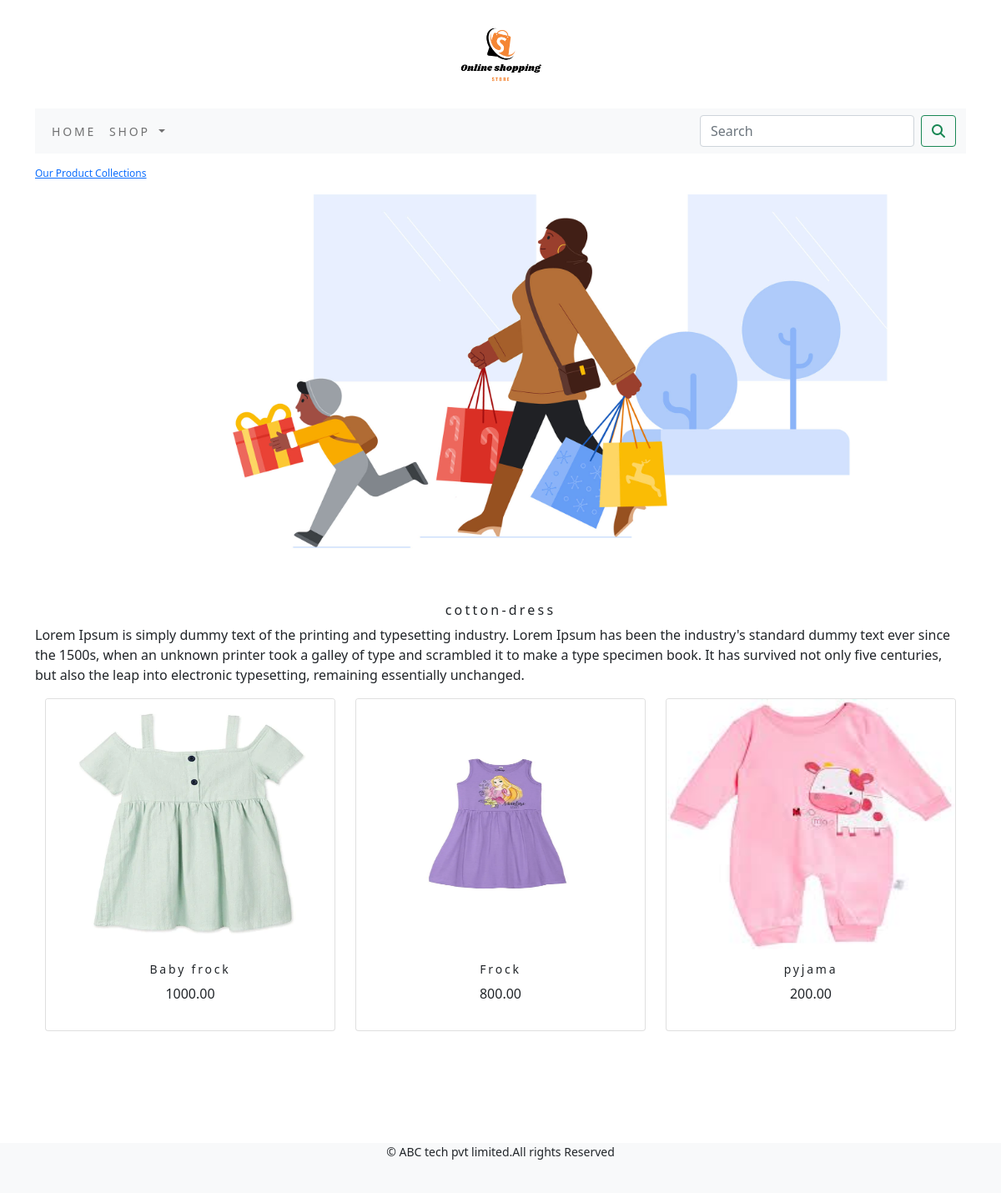
The app's page /shop/cotton-dress/ with its own data.
### shop/models.py (models this page shows, shortened)
class Category(models.Model):
    name = models.CharField(max_length=200,unique=True)
    slug = models.SlugField(max_length=200,unique=True)
    description = models.TextField(blank=True)
    image= models.ImageField(upload_to='category',blank=True)
    class Meta:
        ordering=('name',)
        verbose_name='category'
        verbose_name_plural='categories'
    def get_url(self):
        return reverse('shop:products_by_category',args=[self.slug])

class Product(models.Model):
    name=models.CharField(max_length=200,unique=True)
    slug=models.SlugField(max_length=200,unique=True)
    description=models.TextField(blank=True)
    price=models.DecimalField(max_digits=10,decimal_places=2)
    category=models.ForeignKey(Category,on_delete=models.CASCADE)
    image = models.ImageField(upload_to='product', blank=True)
    stock=models.IntegerField()
    available=models.BooleanField(default=True)
    created=models.DateTimeField(auto_now_add=True)
    updated=models.DateTimeField(auto_now=True)
    def get_url(self):
        return reverse('shop:prodCatdetail',args=[self.category.slug,self.slug])
    class Meta:
        ordering=('name',)
        verbose_name='product'
        verbose_name_plural='products'

### shop/views.py (the view)
# urls.py: path('',views.allProdCat,name='allProdCat'),
def allProdCat(request,c_slug=None):
    c_page=None
    products_list=None
    if c_slug != None:
        c_page=get_object_or_404(Category,slug=c_slug)
        products_list=Product.objects.all().filter(category=c_page,available=True)
    else:
        products_list=Product.objects.all().filter(available=True)
    paginator=Paginator(products_list,6)
    try:
        page=int(request.GET.get('page','1'))
    except:
        page=1
    try:
        products=paginator.page(page)
    except (EmptyPage,InvalidPage):
        products=paginator.page(paginator.num_pages)
    return render(request,'category.html',{'category':c_page,'products':products})

### cart/context_processors.py (called while the page is built)
def counter(request):
    item_count=0
    if 'admin' in request.path:
        return {}
    else:
        try:
            cart=Cart.objects.filter(cart_id=_cart_id(request))
            cart_items=CartItem.objects.all().filter(cart=cart[:1])
            for cart_item in cart_items:
                item_count += cart_item.quantity
        except Cart.DoesNotExist:
            item_count=0
    return dict(item_count=item_count)

### cart/views.py (called while the page is built)
def _cart_id(request):
    cart=request.session.session_key
    if not cart:
        cart=request.session.create()
    return cart

### shop/context_processors.py (called while the page is built)
def menu_links(request):
    links=Category.objects.all()
    return dict(links=links)

### templates/category.html (shortened to what this page needs)
{% extends 'base.html' %}
{% load static %}
{% block content %}
    {% if category %}
        <div>
            <div class="row my_row_class">
                <div class="mx_auto">
                    <p><a href="{% url 'shop:allProdCat' %}">Our Product Collections</a> </p>
                </div>
            </div>
        </div>
     {% endif %}
<div class="mx_auto">
    {% if category %}
    <img class="my_image" src="{{category.image.url}}" alt="{{category.name}}">
</div>
    <br>
<div>
    <h1 class="text-center my_title">{{category.name}}</h1>
    <p class="text-justify">{{category.description}}</p>
</div>
    {% endif %}
<div class="container">
    <div class="row mx_auto">
        {% for product in products.object_list %}
        <div class="my_bottom_margin col-9 col-sm-12 col-md-4">
            <div class="card text-center" style="height:100%;width:100%">
                 <a href="{{product.get_url}}"><img style="height:300px" class="card-img-top my_image" src="{{product.image.url}}" alt="{{product.name}}"> </a>
                <div class="card-body">
                    <h4>{{product.name}}</h4>
                    <p>{{product.price}}</p>
                </div>
            </div>
        </div>
        {% endfor %}
    </div>
    <br>
</div>
{% endblock %}

### static/css/custom.css (style rules this page uses)
body { font-family: 'Roboto', sans-serif; }
.my_row_class { padding-top:15px; }
.my_row_class .mx_auto { color:#000; font-size:12px; }
.my_image { width: 100%; height: auto; }
.my_title { font-size:16px; text_transform:uppercase; letter-spacing:.2em; }
.my_bottom_margin { margin-bottom:10px; }
.card-body h4 { font-size:14px; text_transform:uppercase; letter-spacing:.2em; }

### records on screen
Category: image (picture), name "cotton-dress", description "Lorem Ipsum is simply dummy text of the printing and typesetting industry. Lorem Ipsum has been the industry's standard dummy text ever since the 1500s, when an unknown printer took a galley of type and scrambled it to make a type specimen book. It has survived not only five centuries, but also the leap into electronic typesetting, remaining essentially unchanged."
Product: image (picture), name "Baby frock", price "1000.00"
Product: image (picture), name "Frock", price "800.00"
Product: image (picture), name "pyjama", price "200.00"
